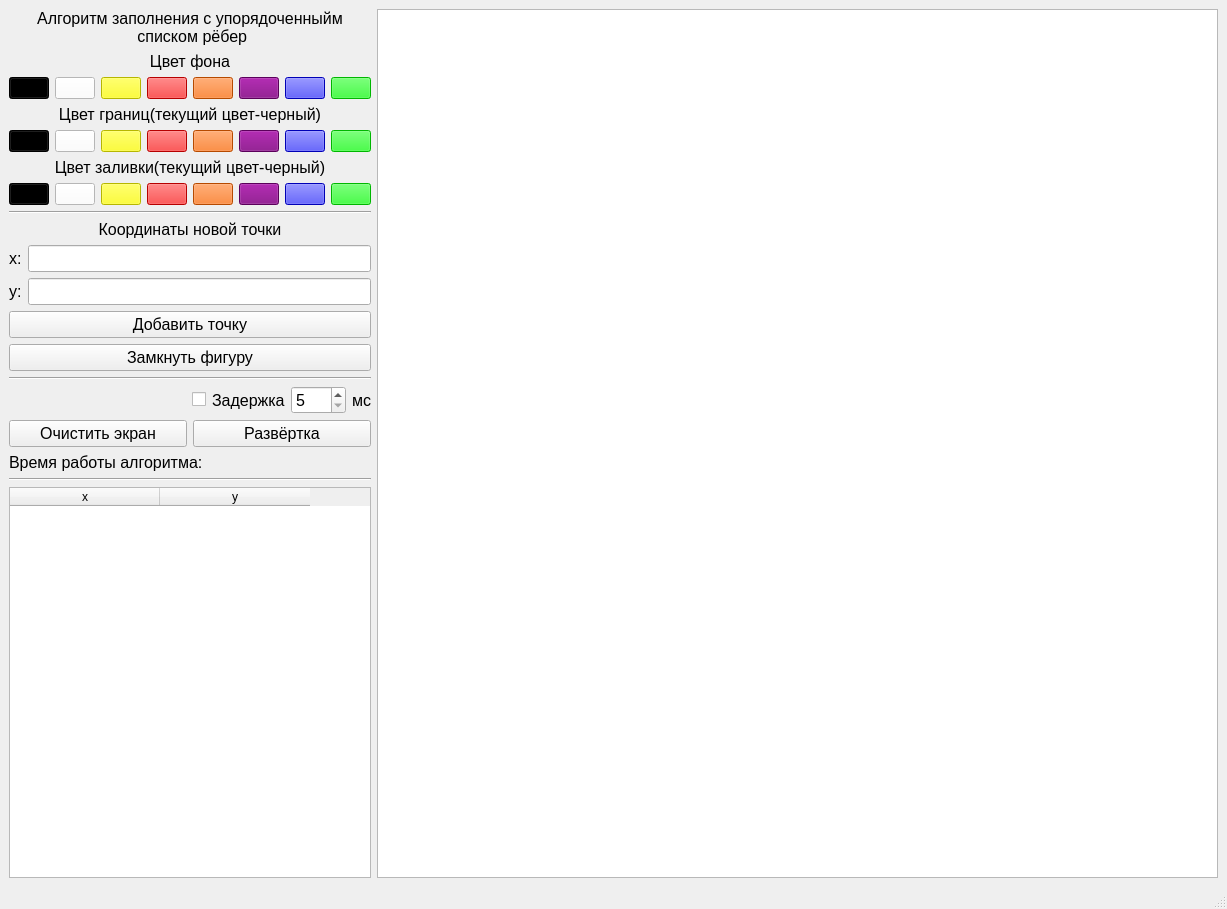
<?xml version="1.0" encoding="UTF-8"?>
<ui version="4.0">
 <class>MainWindow</class>
 <widget class="QMainWindow" name="MainWindow">
  <property name="geometry">
   <rect>
    <x>0</x>
    <y>0</y>
    <width>1227</width>
    <height>909</height>
   </rect>
  </property>
  <property name="windowTitle">
   <string>MainWindow</string>
  </property>
  <widget class="QWidget" name="centralwidget">
   <layout class="QHBoxLayout" name="horizontalLayout" stretch="0,1">
    <item>
     <layout class="QVBoxLayout" name="ControlLayout">
      <item>
       <layout class="QVBoxLayout" name="BGColorBox">
        <item>
         <widget class="QLabel" name="label_3">
          <property name="font">
           <font>
            <pointsize>12</pointsize>
           </font>
          </property>
          <property name="text">
           <string>Алгоритм заполнения с упорядоченныйм 
 списком рёбер</string>
          </property>
          <property name="alignment">
           <set>Qt::AlignCenter</set>
          </property>
         </widget>
        </item>
        <item>
         <widget class="QLabel" name="BGColorLabel">
          <property name="sizePolicy">
           <sizepolicy hsizetype="Minimum" vsizetype="Fixed">
            <horstretch>0</horstretch>
            <verstretch>0</verstretch>
           </sizepolicy>
          </property>
          <property name="font">
           <font>
            <pointsize>12</pointsize>
           </font>
          </property>
          <property name="text">
           <string>Цвет фона</string>
          </property>
          <property name="alignment">
           <set>Qt::AlignCenter</set>
          </property>
         </widget>
        </item>
        <item>
         <layout class="QHBoxLayout" name="BGColorLay">
          <item>
           <widget class="QPushButton" name="ButtonBlackBG">
            <property name="sizePolicy">
             <sizepolicy hsizetype="Minimum" vsizetype="Fixed">
              <horstretch>0</horstretch>
              <verstretch>0</verstretch>
             </sizepolicy>
            </property>
            <property name="styleSheet">
             <string notr="true">QPushButton{
	background-color: rgb(0,0,0);
}</string>
            </property>
            <property name="text">
             <string/>
            </property>
           </widget>
          </item>
          <item>
           <widget class="QPushButton" name="ButtonWhiteBG">
            <property name="sizePolicy">
             <sizepolicy hsizetype="Minimum" vsizetype="Fixed">
              <horstretch>0</horstretch>
              <verstretch>0</verstretch>
             </sizepolicy>
            </property>
            <property name="styleSheet">
             <string notr="true">QPushButton{
	background-color: rgb(255,255,255);
}</string>
            </property>
            <property name="text">
             <string/>
            </property>
           </widget>
          </item>
          <item>
           <widget class="QPushButton" name="ButtonYellowBG">
            <property name="sizePolicy">
             <sizepolicy hsizetype="Minimum" vsizetype="Fixed">
              <horstretch>0</horstretch>
              <verstretch>0</verstretch>
             </sizepolicy>
            </property>
            <property name="styleSheet">
             <string notr="true">QPushButton{
	background-color: rgb(255,255,0);
}</string>
            </property>
            <property name="text">
             <string/>
            </property>
           </widget>
          </item>
          <item>
           <widget class="QPushButton" name="ButtonRedBG">
            <property name="sizePolicy">
             <sizepolicy hsizetype="Minimum" vsizetype="Fixed">
              <horstretch>0</horstretch>
              <verstretch>0</verstretch>
             </sizepolicy>
            </property>
            <property name="styleSheet">
             <string notr="true">QPushButton{
	background-color: rgb(255,0,0);
}</string>
            </property>
            <property name="text">
             <string/>
            </property>
           </widget>
          </item>
          <item>
           <widget class="QPushButton" name="ButtonOrangeBG">
            <property name="sizePolicy">
             <sizepolicy hsizetype="Minimum" vsizetype="Fixed">
              <horstretch>0</horstretch>
              <verstretch>0</verstretch>
             </sizepolicy>
            </property>
            <property name="styleSheet">
             <string notr="true">QPushButton{
	background-color: rgb(255,104,0);
}</string>
            </property>
            <property name="text">
             <string/>
            </property>
           </widget>
          </item>
          <item>
           <widget class="QPushButton" name="ButtonPurpleBG">
            <property name="sizePolicy">
             <sizepolicy hsizetype="Minimum" vsizetype="Fixed">
              <horstretch>0</horstretch>
              <verstretch>0</verstretch>
             </sizepolicy>
            </property>
            <property name="styleSheet">
             <string notr="true">QPushButton{
	background-color: rgb(128,0,128);
}</string>
            </property>
            <property name="text">
             <string/>
            </property>
           </widget>
          </item>
          <item>
           <widget class="QPushButton" name="ButtonBlueBG">
            <property name="sizePolicy">
             <sizepolicy hsizetype="Minimum" vsizetype="Fixed">
              <horstretch>0</horstretch>
              <verstretch>0</verstretch>
             </sizepolicy>
            </property>
            <property name="styleSheet">
             <string notr="true">QPushButton{
	background-color: rgb(0,0,255);
}</string>
            </property>
            <property name="text">
             <string/>
            </property>
           </widget>
          </item>
          <item>
           <widget class="QPushButton" name="ButtonGreenBG">
            <property name="sizePolicy">
             <sizepolicy hsizetype="Minimum" vsizetype="Fixed">
              <horstretch>0</horstretch>
              <verstretch>0</verstretch>
             </sizepolicy>
            </property>
            <property name="styleSheet">
             <string notr="true">QPushButton{
	background-color: rgb(0,255,0);
}</string>
            </property>
            <property name="text">
             <string/>
            </property>
           </widget>
          </item>
         </layout>
        </item>
       </layout>
      </item>
      <item>
       <layout class="QVBoxLayout" name="BorderColorBox">
        <item>
         <widget class="QLabel" name="LIneColorBorder">
          <property name="sizePolicy">
           <sizepolicy hsizetype="Minimum" vsizetype="Fixed">
            <horstretch>0</horstretch>
            <verstretch>0</verstretch>
           </sizepolicy>
          </property>
          <property name="font">
           <font>
            <pointsize>12</pointsize>
           </font>
          </property>
          <property name="text">
           <string>Цвет границ(текущий цвет-черный)</string>
          </property>
          <property name="alignment">
           <set>Qt::AlignCenter</set>
          </property>
         </widget>
        </item>
        <item>
         <layout class="QHBoxLayout" name="BorderColorsLay">
          <item>
           <widget class="QPushButton" name="ButtonBlackBorder">
            <property name="sizePolicy">
             <sizepolicy hsizetype="Minimum" vsizetype="Fixed">
              <horstretch>0</horstretch>
              <verstretch>0</verstretch>
             </sizepolicy>
            </property>
            <property name="styleSheet">
             <string notr="true">QPushButton{
	background-color: rgb(0,0,0);
}</string>
            </property>
            <property name="text">
             <string/>
            </property>
           </widget>
          </item>
          <item>
           <widget class="QPushButton" name="ButtonWhiteBorder">
            <property name="sizePolicy">
             <sizepolicy hsizetype="Minimum" vsizetype="Fixed">
              <horstretch>0</horstretch>
              <verstretch>0</verstretch>
             </sizepolicy>
            </property>
            <property name="styleSheet">
             <string notr="true">QPushButton{
	background-color: rgb(255,255,255);
}</string>
            </property>
            <property name="text">
             <string/>
            </property>
           </widget>
          </item>
          <item>
           <widget class="QPushButton" name="ButtonYellowBorder">
            <property name="sizePolicy">
             <sizepolicy hsizetype="Minimum" vsizetype="Fixed">
              <horstretch>0</horstretch>
              <verstretch>0</verstretch>
             </sizepolicy>
            </property>
            <property name="styleSheet">
             <string notr="true">QPushButton{
	background-color: rgb(255,255,0);
}</string>
            </property>
            <property name="text">
             <string/>
            </property>
           </widget>
          </item>
          <item>
           <widget class="QPushButton" name="ButtonRedBorder">
            <property name="sizePolicy">
             <sizepolicy hsizetype="Minimum" vsizetype="Fixed">
              <horstretch>0</horstretch>
              <verstretch>0</verstretch>
             </sizepolicy>
            </property>
            <property name="styleSheet">
             <string notr="true">QPushButton{
	background-color: rgb(255,0,0);
}</string>
            </property>
            <property name="text">
             <string/>
            </property>
           </widget>
          </item>
          <item>
           <widget class="QPushButton" name="ButtonOrangeBorder">
            <property name="sizePolicy">
             <sizepolicy hsizetype="Minimum" vsizetype="Fixed">
              <horstretch>0</horstretch>
              <verstretch>0</verstretch>
             </sizepolicy>
            </property>
            <property name="styleSheet">
             <string notr="true">QPushButton{
	background-color: rgb(255,104,0);
}</string>
            </property>
            <property name="text">
             <string/>
            </property>
           </widget>
          </item>
          <item>
           <widget class="QPushButton" name="ButtonPurpleBorder">
            <property name="sizePolicy">
             <sizepolicy hsizetype="Minimum" vsizetype="Fixed">
              <horstretch>0</horstretch>
              <verstretch>0</verstretch>
             </sizepolicy>
            </property>
            <property name="styleSheet">
             <string notr="true">QPushButton{
	background-color: rgb(128,0,128);
}</string>
            </property>
            <property name="text">
             <string/>
            </property>
           </widget>
          </item>
          <item>
           <widget class="QPushButton" name="ButtonBlueBorder">
            <property name="sizePolicy">
             <sizepolicy hsizetype="Minimum" vsizetype="Fixed">
              <horstretch>0</horstretch>
              <verstretch>0</verstretch>
             </sizepolicy>
            </property>
            <property name="styleSheet">
             <string notr="true">QPushButton{
	background-color: rgb(0,0,255);
}</string>
            </property>
            <property name="text">
             <string/>
            </property>
           </widget>
          </item>
          <item>
           <widget class="QPushButton" name="ButtonGreenBorder">
            <property name="sizePolicy">
             <sizepolicy hsizetype="Minimum" vsizetype="Fixed">
              <horstretch>0</horstretch>
              <verstretch>0</verstretch>
             </sizepolicy>
            </property>
            <property name="styleSheet">
             <string notr="true">QPushButton{
	background-color: rgb(0,255,0);
}</string>
            </property>
            <property name="text">
             <string/>
            </property>
           </widget>
          </item>
         </layout>
        </item>
       </layout>
      </item>
      <item>
       <layout class="QVBoxLayout" name="LineColorBox">
        <item>
         <widget class="QLabel" name="LIneColorLabel">
          <property name="sizePolicy">
           <sizepolicy hsizetype="Minimum" vsizetype="Fixed">
            <horstretch>0</horstretch>
            <verstretch>0</verstretch>
           </sizepolicy>
          </property>
          <property name="font">
           <font>
            <pointsize>12</pointsize>
           </font>
          </property>
          <property name="text">
           <string>Цвет заливки(текущий цвет-черный)</string>
          </property>
          <property name="alignment">
           <set>Qt::AlignCenter</set>
          </property>
         </widget>
        </item>
        <item>
         <layout class="QHBoxLayout" name="LineColorsLay">
          <item>
           <widget class="QPushButton" name="ButtonBlackLine">
            <property name="sizePolicy">
             <sizepolicy hsizetype="Minimum" vsizetype="Fixed">
              <horstretch>0</horstretch>
              <verstretch>0</verstretch>
             </sizepolicy>
            </property>
            <property name="styleSheet">
             <string notr="true">QPushButton{
	background-color: rgb(0,0,0);
}</string>
            </property>
            <property name="text">
             <string/>
            </property>
           </widget>
          </item>
          <item>
           <widget class="QPushButton" name="ButtonWhiteLine">
            <property name="sizePolicy">
             <sizepolicy hsizetype="Minimum" vsizetype="Fixed">
              <horstretch>0</horstretch>
              <verstretch>0</verstretch>
             </sizepolicy>
            </property>
            <property name="styleSheet">
             <string notr="true">QPushButton{
	background-color: rgb(255,255,255);
}</string>
            </property>
            <property name="text">
             <string/>
            </property>
           </widget>
          </item>
          <item>
           <widget class="QPushButton" name="ButtonYellowLine">
            <property name="sizePolicy">
             <sizepolicy hsizetype="Minimum" vsizetype="Fixed">
              <horstretch>0</horstretch>
              <verstretch>0</verstretch>
             </sizepolicy>
            </property>
            <property name="styleSheet">
             <string notr="true">QPushButton{
	background-color: rgb(255,255,0);
}</string>
            </property>
            <property name="text">
             <string/>
            </property>
           </widget>
          </item>
          <item>
           <widget class="QPushButton" name="ButtonRedLine">
            <property name="sizePolicy">
             <sizepolicy hsizetype="Minimum" vsizetype="Fixed">
              <horstretch>0</horstretch>
              <verstretch>0</verstretch>
             </sizepolicy>
            </property>
            <property name="styleSheet">
             <string notr="true">QPushButton{
	background-color: rgb(255,0,0);
}</string>
            </property>
            <property name="text">
             <string/>
            </property>
           </widget>
          </item>
          <item>
           <widget class="QPushButton" name="ButtonOrangeLine">
            <property name="sizePolicy">
             <sizepolicy hsizetype="Minimum" vsizetype="Fixed">
              <horstretch>0</horstretch>
              <verstretch>0</verstretch>
             </sizepolicy>
            </property>
            <property name="styleSheet">
             <string notr="true">QPushButton{
	background-color: rgb(255,104,0);
}</string>
            </property>
            <property name="text">
             <string/>
            </property>
           </widget>
          </item>
          <item>
           <widget class="QPushButton" name="ButtonPurpleLine">
            <property name="sizePolicy">
             <sizepolicy hsizetype="Minimum" vsizetype="Fixed">
              <horstretch>0</horstretch>
              <verstretch>0</verstretch>
             </sizepolicy>
            </property>
            <property name="styleSheet">
             <string notr="true">QPushButton{
	background-color: rgb(128,0,128);
}</string>
            </property>
            <property name="text">
             <string/>
            </property>
           </widget>
          </item>
          <item>
           <widget class="QPushButton" name="ButtonBlueLine">
            <property name="sizePolicy">
             <sizepolicy hsizetype="Minimum" vsizetype="Fixed">
              <horstretch>0</horstretch>
              <verstretch>0</verstretch>
             </sizepolicy>
            </property>
            <property name="styleSheet">
             <string notr="true">QPushButton{
	background-color: rgb(0,0,255);
}</string>
            </property>
            <property name="text">
             <string/>
            </property>
           </widget>
          </item>
          <item>
           <widget class="QPushButton" name="ButtonGreenLine">
            <property name="sizePolicy">
             <sizepolicy hsizetype="Minimum" vsizetype="Fixed">
              <horstretch>0</horstretch>
              <verstretch>0</verstretch>
             </sizepolicy>
            </property>
            <property name="styleSheet">
             <string notr="true">QPushButton{
	background-color: rgb(0,255,0);
}</string>
            </property>
            <property name="text">
             <string/>
            </property>
           </widget>
          </item>
         </layout>
        </item>
       </layout>
      </item>
      <item>
       <widget class="Line" name="line">
        <property name="orientation">
         <enum>Qt::Horizontal</enum>
        </property>
       </widget>
      </item>
      <item>
       <layout class="QVBoxLayout" name="InpuLayout">
        <item>
         <widget class="QLabel" name="CenterLabel">
          <property name="sizePolicy">
           <sizepolicy hsizetype="Minimum" vsizetype="Preferred">
            <horstretch>0</horstretch>
            <verstretch>0</verstretch>
           </sizepolicy>
          </property>
          <property name="font">
           <font>
            <pointsize>12</pointsize>
           </font>
          </property>
          <property name="text">
           <string>Координаты новой точки</string>
          </property>
          <property name="alignment">
           <set>Qt::AlignCenter</set>
          </property>
         </widget>
        </item>
        <item>
         <layout class="QFormLayout" name="formLayout">
          <item row="0" column="0">
           <widget class="QLabel" name="xLabel">
            <property name="sizePolicy">
             <sizepolicy hsizetype="Minimum" vsizetype="Preferred">
              <horstretch>0</horstretch>
              <verstretch>0</verstretch>
             </sizepolicy>
            </property>
            <property name="font">
             <font>
              <pointsize>12</pointsize>
             </font>
            </property>
            <property name="text">
             <string>x:</string>
            </property>
           </widget>
          </item>
          <item row="0" column="1">
           <widget class="QLineEdit" name="xLineEdit">
            <property name="sizePolicy">
             <sizepolicy hsizetype="Minimum" vsizetype="Fixed">
              <horstretch>0</horstretch>
              <verstretch>0</verstretch>
             </sizepolicy>
            </property>
            <property name="font">
             <font>
              <pointsize>12</pointsize>
             </font>
            </property>
           </widget>
          </item>
          <item row="1" column="0">
           <widget class="QLabel" name="yLabel">
            <property name="sizePolicy">
             <sizepolicy hsizetype="Minimum" vsizetype="Preferred">
              <horstretch>0</horstretch>
              <verstretch>0</verstretch>
             </sizepolicy>
            </property>
            <property name="font">
             <font>
              <pointsize>12</pointsize>
             </font>
            </property>
            <property name="text">
             <string>y:</string>
            </property>
           </widget>
          </item>
          <item row="1" column="1">
           <widget class="QLineEdit" name="yLineEdit">
            <property name="sizePolicy">
             <sizepolicy hsizetype="Minimum" vsizetype="Fixed">
              <horstretch>0</horstretch>
              <verstretch>0</verstretch>
             </sizepolicy>
            </property>
            <property name="font">
             <font>
              <pointsize>12</pointsize>
             </font>
            </property>
           </widget>
          </item>
         </layout>
        </item>
        <item>
         <widget class="QPushButton" name="AddDotButton">
          <property name="sizePolicy">
           <sizepolicy hsizetype="Minimum" vsizetype="Fixed">
            <horstretch>0</horstretch>
            <verstretch>0</verstretch>
           </sizepolicy>
          </property>
          <property name="font">
           <font>
            <pointsize>12</pointsize>
           </font>
          </property>
          <property name="text">
           <string>Добавить точку</string>
          </property>
         </widget>
        </item>
        <item>
         <widget class="QPushButton" name="CloseFigureButton">
          <property name="font">
           <font>
            <pointsize>12</pointsize>
           </font>
          </property>
          <property name="text">
           <string>Замкнуть фигуру</string>
          </property>
         </widget>
        </item>
        <item>
         <widget class="Line" name="line_2">
          <property name="orientation">
           <enum>Qt::Horizontal</enum>
          </property>
         </widget>
        </item>
        <item>
         <layout class="QHBoxLayout" name="DelayLayout" stretch="1,0,0">
          <item>
           <widget class="QCheckBox" name="DelayCJeckBox">
            <property name="sizePolicy">
             <sizepolicy hsizetype="Minimum" vsizetype="Fixed">
              <horstretch>0</horstretch>
              <verstretch>0</verstretch>
             </sizepolicy>
            </property>
            <property name="layoutDirection">
             <enum>Qt::RightToLeft</enum>
            </property>
            <property name="text">
             <string/>
            </property>
           </widget>
          </item>
          <item>
           <layout class="QFormLayout" name="DelayForm">
            <item row="0" column="0">
             <widget class="QLabel" name="DelayLabel">
              <property name="sizePolicy">
               <sizepolicy hsizetype="Minimum" vsizetype="Preferred">
                <horstretch>0</horstretch>
                <verstretch>0</verstretch>
               </sizepolicy>
              </property>
              <property name="font">
               <font>
                <pointsize>12</pointsize>
               </font>
              </property>
              <property name="text">
               <string>Задержка</string>
              </property>
             </widget>
            </item>
            <item row="0" column="1">
             <widget class="QSpinBox" name="DelaySpinBox">
              <property name="sizePolicy">
               <sizepolicy hsizetype="Minimum" vsizetype="Fixed">
                <horstretch>0</horstretch>
                <verstretch>0</verstretch>
               </sizepolicy>
              </property>
              <property name="font">
               <font>
                <pointsize>12</pointsize>
               </font>
              </property>
              <property name="minimum">
               <number>5</number>
              </property>
              <property name="maximum">
               <number>100</number>
              </property>
              <property name="singleStep">
               <number>5</number>
              </property>
              <property name="value">
               <number>5</number>
              </property>
             </widget>
            </item>
           </layout>
          </item>
          <item>
           <widget class="QLabel" name="label">
            <property name="sizePolicy">
             <sizepolicy hsizetype="Minimum" vsizetype="Preferred">
              <horstretch>0</horstretch>
              <verstretch>0</verstretch>
             </sizepolicy>
            </property>
            <property name="font">
             <font>
              <pointsize>12</pointsize>
             </font>
            </property>
            <property name="text">
             <string>мс</string>
            </property>
           </widget>
          </item>
         </layout>
        </item>
       </layout>
      </item>
      <item>
       <layout class="QHBoxLayout" name="ActionLayout">
        <item>
         <widget class="QPushButton" name="CleanButton">
          <property name="sizePolicy">
           <sizepolicy hsizetype="Minimum" vsizetype="Fixed">
            <horstretch>0</horstretch>
            <verstretch>0</verstretch>
           </sizepolicy>
          </property>
          <property name="font">
           <font>
            <pointsize>12</pointsize>
           </font>
          </property>
          <property name="text">
           <string>Очистить экран</string>
          </property>
         </widget>
        </item>
        <item>
         <widget class="QPushButton" name="DrawButton">
          <property name="sizePolicy">
           <sizepolicy hsizetype="Minimum" vsizetype="Fixed">
            <horstretch>0</horstretch>
            <verstretch>0</verstretch>
           </sizepolicy>
          </property>
          <property name="font">
           <font>
            <pointsize>12</pointsize>
           </font>
          </property>
          <property name="text">
           <string>Развёртка</string>
          </property>
         </widget>
        </item>
       </layout>
      </item>
      <item>
       <widget class="QLabel" name="label_2">
        <property name="font">
         <font>
          <pointsize>12</pointsize>
         </font>
        </property>
        <property name="text">
         <string>Время работы алгоритма: </string>
        </property>
       </widget>
      </item>
      <item>
       <widget class="Line" name="line_3">
        <property name="orientation">
         <enum>Qt::Horizontal</enum>
        </property>
       </widget>
      </item>
      <item>
       <widget class="QTableWidget" name="PointTableWidget">
        <property name="sizePolicy">
         <sizepolicy hsizetype="Minimum" vsizetype="Expanding">
          <horstretch>0</horstretch>
          <verstretch>0</verstretch>
         </sizepolicy>
        </property>
        <property name="minimumSize">
         <size>
          <width>100</width>
          <height>0</height>
         </size>
        </property>
        <property name="autoScroll">
         <bool>false</bool>
        </property>
        <attribute name="horizontalHeaderVisible">
         <bool>true</bool>
        </attribute>
        <attribute name="horizontalHeaderCascadingSectionResizes">
         <bool>false</bool>
        </attribute>
        <attribute name="horizontalHeaderMinimumSectionSize">
         <number>20</number>
        </attribute>
        <attribute name="horizontalHeaderDefaultSectionSize">
         <number>150</number>
        </attribute>
        <attribute name="horizontalHeaderHighlightSections">
         <bool>true</bool>
        </attribute>
        <column>
         <property name="text">
          <string>x</string>
         </property>
        </column>
        <column>
         <property name="text">
          <string>y</string>
         </property>
        </column>
       </widget>
      </item>
     </layout>
    </item>
    <item>
     <widget class="QGraphicsView" name="ResView">
      <property name="alignment">
       <set>Qt::AlignLeading|Qt::AlignLeft|Qt::AlignTop</set>
      </property>
     </widget>
    </item>
   </layout>
  </widget>
  <widget class="QMenuBar" name="menubar">
   <property name="geometry">
    <rect>
     <x>0</x>
     <y>0</y>
     <width>1227</width>
     <height>21</height>
    </rect>
   </property>
  </widget>
  <widget class="QStatusBar" name="statusbar"/>
 </widget>
 <resources/>
 <connections/>
</ui>
